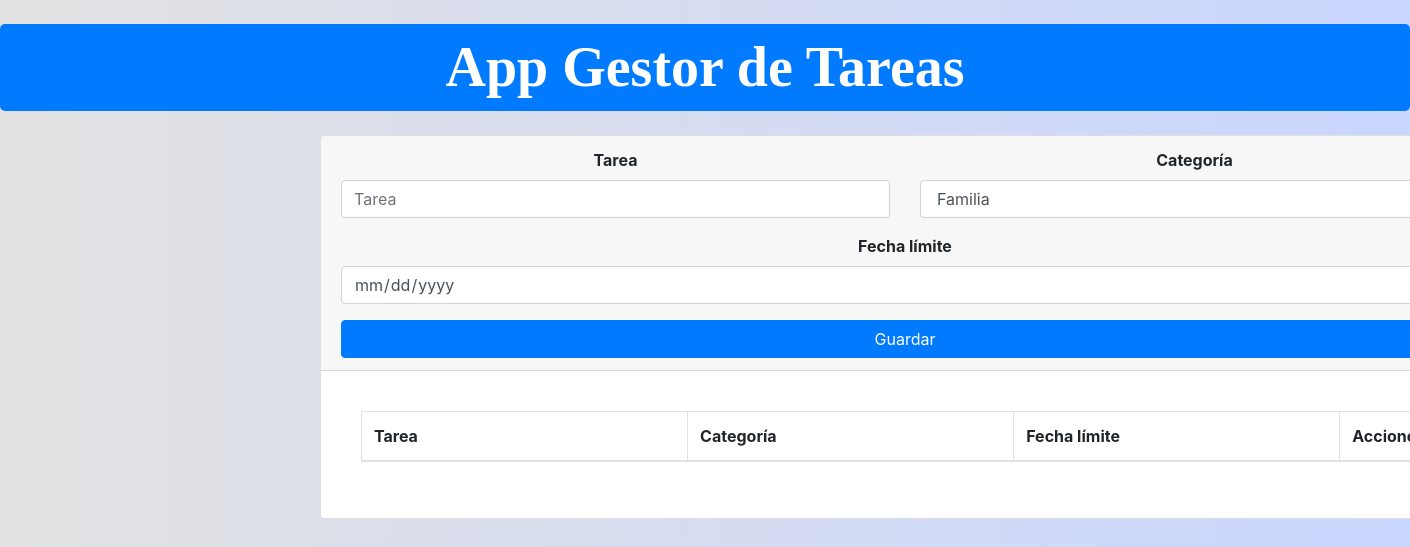
Before: / with the older database file.
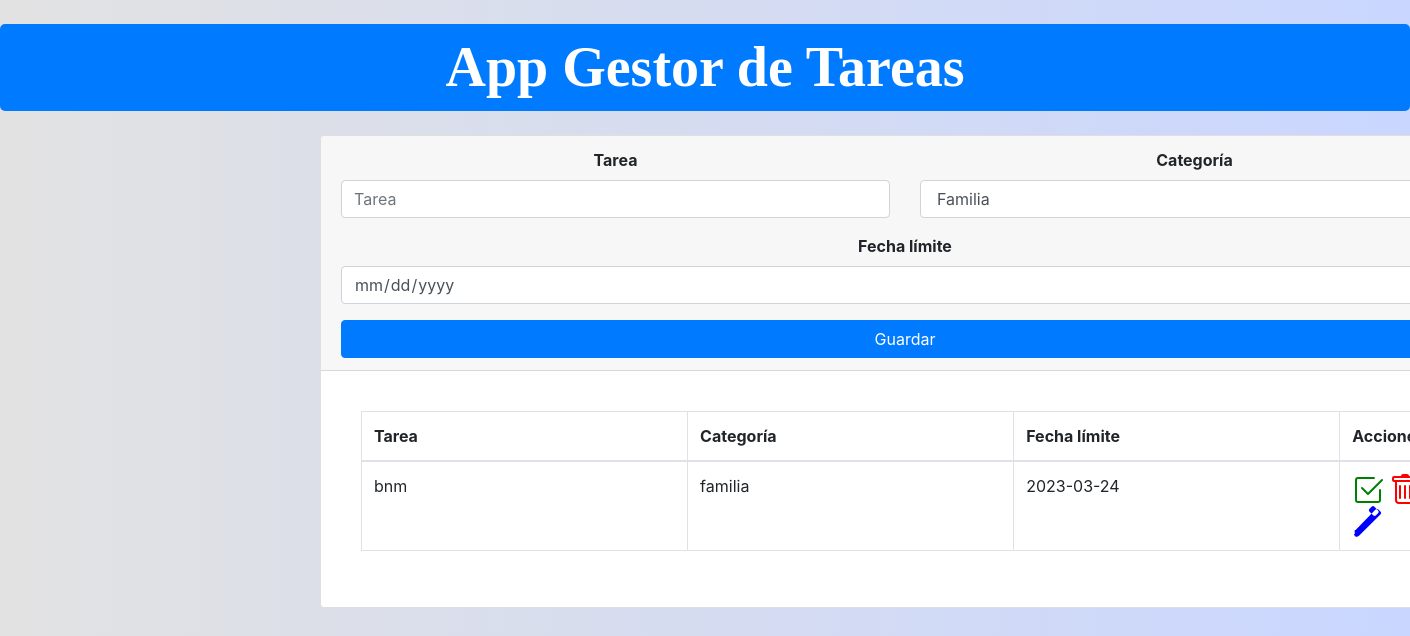
After: the same page with the newer database file.
### models.py (models this page shows, shortened)
class Tasks(db.Base):
    __tablename__ = "tasks" # Este atributo indica el nombre de la tabla en nuestra base de datos.
    __table_args__ = {'sqlite_autoincrement': True} # Este atributo indica que la clave primaria se autoincrementa.
    id_task = Column(Integer, primary_key=True) # Este atributo indica el número de tarea. Es nuestra clave primaria.
    content = Column(String(200), nullable=False) # Este atributo indica el contenido de la tarea.
    done = Column(Boolean) # Este atributo indica si la tarea ha sido completada o no.
    category = Column(String(50), nullable=False) # Este atributo indica la categoría de la tarea.
    due_date = Column(Date, nullable=False) # Este atributo indica la fecha límite de la tarea.
    def __str__(self):
        return "Tarea: Nº {} = {} -> {})".format(self.id_task, self.content, self.done)

### main.py (the view)
@app.route("/")  # Ruta para la página principal de nuestra app
def home_web():
    every_tasks = db.session.query(Tasks).all()  # Pedimos todas las tareas de la base de datos
    for i in every_tasks:
        print(i)  # Siempre es bueno tener un log en algún lado para ver que todo anda bien
    return render_template("index.html", task_list=every_tasks)  # Renderizamos la plantilla HTML de la página principal

### templates/index.html (shortened to what this page needs)
<!DOCTYPE html>
<html lang="en">
<head>
    <link rel="stylesheet" href="https://maxcdn.bootstrapcdn.com/bootstrap/4.5.2/css/bootstrap.min.css">
    <link rel="stylesheet" href="{{ url_for('static', filename='main.css')}}">
    <link rel="stylesheet" href="https://cdn.jsdelivr.net/npm/@fortawesome/fontawesome-free@6.1.2/css/fontawesome.min.css">
</head>
<body>
    <header>
        <main>
            <h1 class="display-4 text-center mt-4 titulo custom-style">App Gestor de Tareas</h1>
            <section class="max-auto">
                <div class="container mx-auto my-4 max-w-80">
                    <div class="row justify-content-center">
                        <div class="col-md-12 offset-md-4 my-auto">
                            <div class="card mx-auto">
                                <div class="card-header">
                                    <form action="/create_task" method="post">
                                        <div class="row">
                                            <div class="col-md-6">
                                                <div class="form-group text-center">
                                                    <label class="font-weight-bold" for="content_task">Tarea</label>
                                                    <input type="text" name="content_task" id="content_task" placeholder="Tarea" class="form-control" autofocus>
                                                </div>
                                            </div>
                                            <div class="col-md-6">
                                                <div class="form-group text-center">
                                                    <label class="font-weight-bold" for="category">Categoría</label>
                                                    <select class="form-control" name="category" id="category">
                                                        <option value="familia">Familia</option>
                                                    </select>
                                                </div>
                                            </div>
                                        </div>
                                        <div class="form-group text-center">
                                            <label class="font-weight-bold" for="due_date">Fecha límite</label>
                                            <input type="date" name="due_date" id="due_date" class="form-control">
                                        </div>
                                        <button type="submit" class="btn btn-primary btn-block">Guardar</button>
                                    </form>
                                </div>
                                <div class="card-body">
                                    <div class="card-body">
                                        <div class="table-responsive">
                                            <table class="table table-bordered">
                                                <thead>
                                                    <tr>
                                                        <th scope="col" style="width: 30%;">Tarea</th>
                                                        <th scope="col" style="width: 30%;">Categoría</th>
                                                        <th scope="col" style="width: 30%;">Fecha límite</th>
                                                        <th scope="col" style="width: 30%;">Acciones</th>
                                                    </tr>
                                                </thead>
                                                <tbody>
                                                    {% for task in task_list %}
                                                    <tr>
                                                        <td  style="width: 30%;">
                                                            <span class="{% if task.done==true %} task_done {% endif %}">
                                                            {{ task.content }}
                                                            </span>
                                                        </td>
                                                            <td style="width: 30%;">{{ task.category }}</td>
                                                            <td style="width: 30%;">{{ task.due_date.strftime("%Y-%m-%d") if task.due_date else "" }}</td>
                                                            <td style="width: 10%;">
                                                                <a href="/done-task/{{task.id_task}}" style="text-decoration:none">
                                                                </a>
                                                                <a href="/delete-task/{{task.id_task}}" style="text-decoration:none">
                                                                </a>
                                                                <a href="/edit-task/{{ task.id_task }}" style="text-decoration:none">
                                                                </a>
                                                            </td>
                                                    </tr>
                                                    {% endfor %}
                                                </tbody>
                                            </table>
                                        </div>
                                    </div>
                                </div>
                            </div>
                         </div>
                    </div>
                </div>
            </section>
        </main>
    </header>
</body>
</html>

### static/main.css (style rules this page uses)
body { background: #C9D6FF; background: -webkit-linear-gradient(to right, #E2E2E2, #C9D6FF); background: linear-gradient(to right, #E2E2E2, #C9D6FF); }
.container { max-width: 1200px; margin: auto; }
.titulo { font-family: 'Permanent Marker', cursive; }
.custom-style { background-color: #007bff; color: white; font-weight: bold; text-align: center; padding: 10px; border-radius: 5px; }

Changed rows visible on the page:
added Tasks: content "bnm", category "familia", due_date "2023-03-24"
